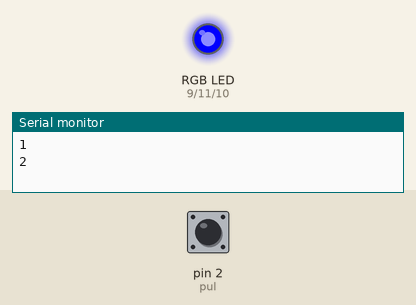
This sketch was run on a simulated Arduino Uno, built with avr-gcc and run on an emulated ATmega328P. Shown: an RGB LED mixed from three pins (HIGH = lit), the last lines printed to the serial monitor. The test bench sets the inputs (shaded band); at power-on: pin 2 (pul) HIGH. Random numbers use the default seed unless the sketch sets one.

Above: at 1.1 s.
At 10.8 s:
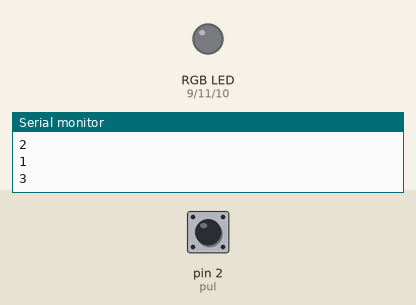
10.9 s: pin 2 (pul) pulled LOW for 2.35 s
At 11.8 s:
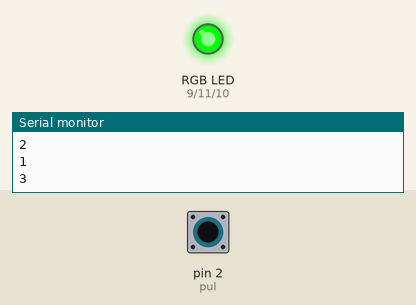
Timing chart, 0 to 25.2 s (numbered marks = the images above; inputs shaded):
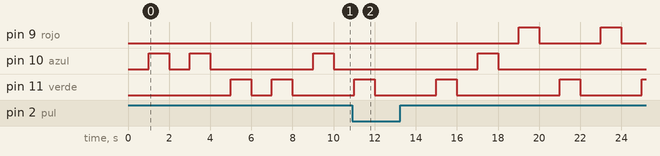

The sketch:

Ej9_pulsador_rgb1.ino
```cpp
#define pul 2
#define rojo 9
#define azul 10
#define verde 11
int num;

void setup() {
  Serial.begin(9600);
  pinMode(pul, INPUT_PULLUP);
  pinMode(rojo, OUTPUT);
  pinMode(azul, OUTPUT);
  pinMode(verde, OUTPUT);
}

void loop() {
  int val = digitalRead(pul);
  Serial.println(val);
  // Genera un numero ramdomico.
  num = random(1, 4);
  Serial.println(num);
  delay(1000);

  // Prendera luz de color segun el numero generado.
  if (val == 1){
    if (num == 1) {
      digitalWrite(rojo, HIGH); //rojo
      delay(1000);
    }
    else if (num == 2) {
      digitalWrite(azul, HIGH); //azul
      delay(1000);
    }
    else if (num == 3){
      digitalWrite(verde, HIGH); //verde
      delay(1000);
    }
    digitalWrite(rojo, LOW);
    digitalWrite(azul, LOW);
    digitalWrite(verde, LOW);
  }
}
```
